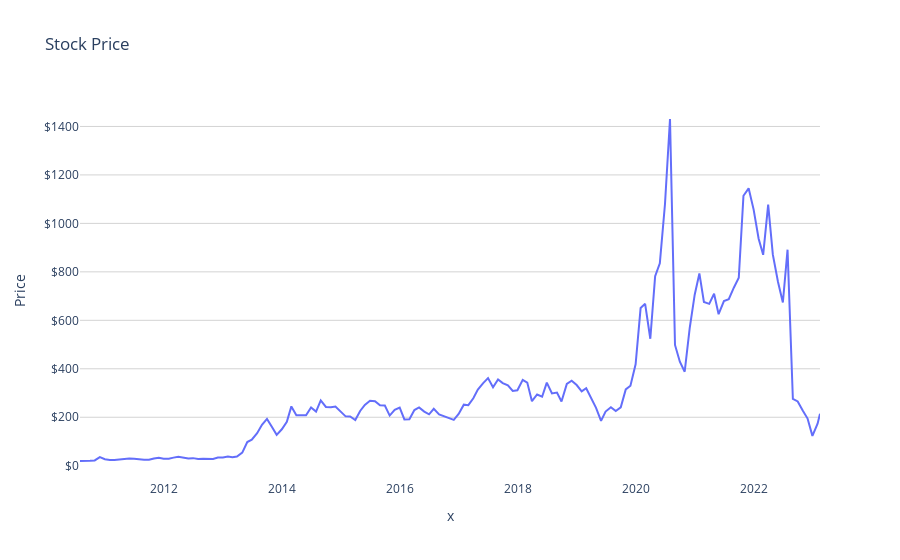

Notebook code for this chart:
### Code cell
priceTracker = px.line(x = date, y = stock_Price, title = "Stock Price over time" )


priceTracker.update_layout(
    title='Stock Price',
    yaxis_tickformat='$',
    yaxis_title='Price',
    xaxis_showgrid=False,   # Set the x-axis grid lines to show
    # yaxis_showgrid=False,   # Set the y-axis grid lines to show
    xaxis_gridcolor='lightgray',  # Set the x-axis grid color
    yaxis_gridcolor='lightgray',  # Set the y-axis grid color
    plot_bgcolor='rgb(255, 255, 255)',  # Set the background color to white
)

### Figure 1 — Plotly figure (JSON) as saved in the notebook; plotly's stock layout.template omitted (floating-point values rounded to 4 significant figures; data arrays with more than 128 entries replaced by an {"elided": "..."} marker saying what was removed)
{"data": [{"hovertemplate": "x=%{x}<br>y=%{y}<extra></extra>", "legendgroup": "", "line": {"color": "#636efa", "dash": "solid"}, "marker": {"symbol": "circle"}, "mode": "lines", "name": "", "orientation": "v", "showlegend": false, "type": "scatter", "x": {"elided": "152 str values"}, "xaxis": "x", "y": {"elided": "152 float values"}, "yaxis": "y"}], "layout": {"autosize": true, "legend": {"tracegroupgap": 0}, "plot_bgcolor": "rgb(255, 255, 255)", "title": {"text": "Stock Price"}, "xaxis": {"anchor": "y", "autorange": true, "domain": [0, 1], "gridcolor": "lightgray", "range": ["2010-07-30", "2023-02-15"], "showgrid": false, "title": {"text": "x"}, "type": "date"}, "yaxis": {"anchor": "x", "autorange": true, "domain": [0, 1], "gridcolor": "lightgray", "range": [-58.92, 1509.0], "tickformat": "$", "title": {"text": "Price"}, "type": "linear"}}}
